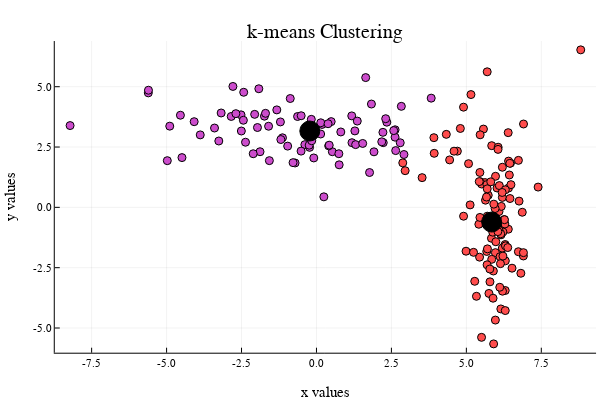

Notebook cell for this chart:
### Code cell
p2 = scatter(clustdata[2,:],clustdata[1,:], marker_z = clusters.assignments, color = :lightrainbow, legend=false, title="k-means Clustering")
scatter!(centers[:,2],centers[:,1],markercolor= :black, markersize = 10)
xlabel!("x values")
ylabel!("y values")
savefig("prob2.png")
display(p2)
